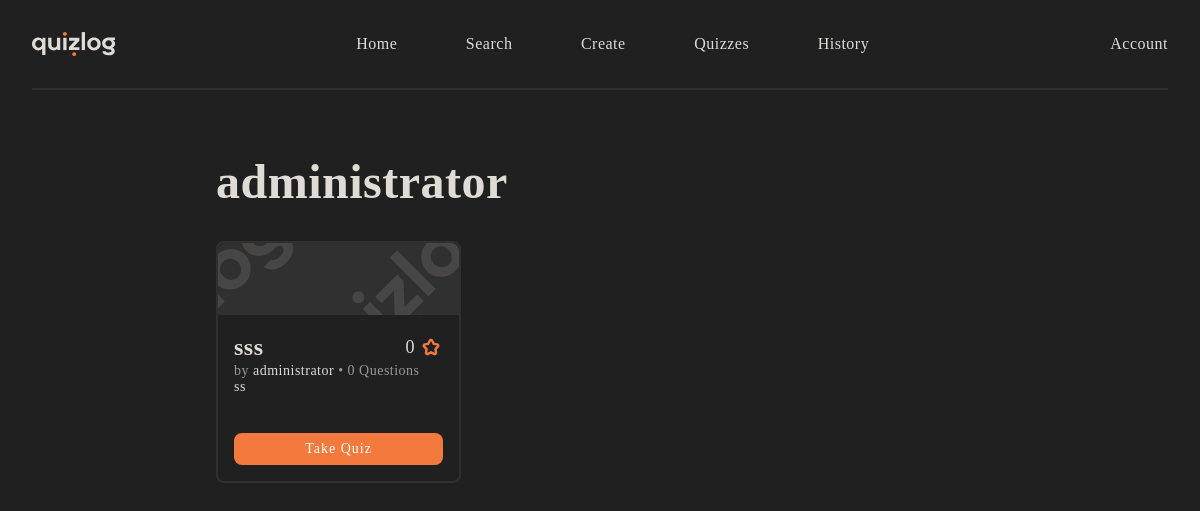
/user/profile/26 (signed in), run on an earlier commit of the app's database.
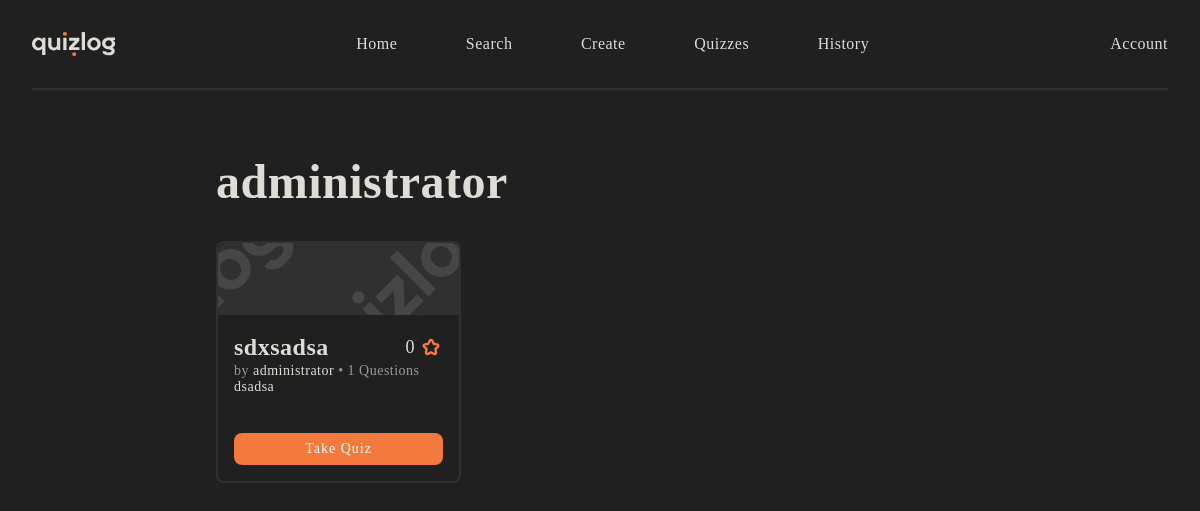
And on a later commit of the database.
### tables this page shows
CREATE TABLE `user` (
  `UserId` int(11) NOT NULL,
  `Username` varchar(48) NOT NULL,
  `PasswordHash` varchar(72) NOT NULL,
  `Bio` text NOT NULL
);

CREATE TABLE `quiz` (
  `QuizId` int(11) NOT NULL,
  `UserId` int(11) NOT NULL,
  `QuizName` varchar(128) NOT NULL,
  `QuizBanner` text NOT NULL,
  `QuizDescription` text NOT NULL,
  `QuizPrivacy` tinyint(1) NOT NULL,
  `QuizTime` time NOT NULL
);

### app/core/Controller.php (called while the page is built, shortened)
<?php
class Controller
{
    public function view($name, $data = [])
    {
        include('app/views/' . $name . '.php');
    }
}

### app/controllers/User.php (called while the page is built, shortened)
<?php
class User extends \app\core\Controller
{
    public function profile($id)
    {
        $quizzes = new \app\models\Quiz();
        $quizzes = $quizzes->selectQuizzesByUserId($id[0]);
        $this->view('User/profile', ['userId' => $id[0], 'quizzes' => array($quizzes)]);
    }
}

### app/core/App.php (called while the page is built, shortened)
<?php
class App
{
    private $method = 'index';
    public function __construct()
    {
        $url = self::parseUrl();
        if (isset($url[0]))
        {
            unset($url[0]);
        }
        $this->controller = new $this->controller;
        if (isset($url[1]))
        {
            if (method_exists($this->controller, $url[1]) && $url[1] != 'view')
            {
                $this->method = $url[1];
            }
            unset($url[1]);
        }
        $params = $url ? array_values($url) : [];
        call_user_func([$this->controller, $this->method], $params);
    }
    public static function parseUrl()
    {
        if (isset($_GET['url']))
        {
            return explode('/',
                filter_var(
                    rtrim($_GET['url'], '/'), FILTER_SANITIZE_URL));
        }
    }
}

### index.php (called while the page is built, shortened)
<?php
new app\core\App();

### app/core/Model.php (called while the page is built, shortened)
<?php
class Model
{
    public function __construct()
    {
        $server = 'localhost';
        $name = 'quizlog';
        $username = 'root';
        $password = '';
    }
}

### app/models/User.php (called while the page is built, shortened)
<?php
class User extends \app\core\Model
{
    public function selectUserById($userId)
    {
        $sql = 'SELECT * FROM User WHERE UserId = :userId';
        $statement = self::$database->prepare($sql);
        $statement->execute(['userId' => $userId]);
        $statement->setFetchMode(\PDO::FETCH_CLASS, 'app\models\User');
        return $statement->fetch();
    }
}

### app/models/Quiz.php (called while the page is built, shortened)
<?php
class Quiz extends \app\core\Model
{
    public function selectQuizzesByUserId($userId)
    {
        $sql = 'SELECT * FROM Quiz WHERE UserId = :userId';
        $statement = self::$database->prepare($sql);
        $statement->execute(['userId' => $userId]);
        $statement->setFetchMode(\PDO::FETCH_CLASS, 'app\models\Quiz');
        return $statement->fetch();
    }
}

### app/models/Question.php (called while the page is built, shortened)
<?php
class Question extends \app\core\Model
{
    public function selectQuestionCountByQuizId($quizId)
    {
        $sql = 'SELECT COUNT(QuestionId) FROM Question WHERE QuizId = :quizId';
        $statement = self::$database->prepare($sql);
        $statement->execute(['quizId' => $quizId]);
        return $statement->fetchColumn();
    }
}

### app/views/User/profile.php (the view, shortened to what this page needs)
<html>
<head>
</head>
<body>
<?php include_once('app/views/header.php'); ?>
<link href="/css/cards.css" rel="stylesheet">
<div class="content">
    <?php
    $user = new \app\models\User();
    $user = $user->selectUserById($data['userId']);
    ?>
    <div class="h-1 bot-32"><?= $user->Username; ?></div>
    <ul class="cards">
        <?php foreach($data['quizzes'] as $quiz): ?>
            <?php
            $count = new \app\models\Question();
            $count = $count->selectQuestionCountByQuizId($quiz->QuizId);
            ?>
            <li>
                <div class="card-s box">
                    <object class="card-img" data="../../../img/pattern.png" type="image/png">
                    </object>
                    <div class="card-body pad-16">
                        <div class="card-head">
                            <div class="card-title h-4"><span class="h-4"><?= $quiz->QuizName; ?></span></div>
                            <span class="card-rating">0</span>
                        </div>
                        <div class="card-info">
                            <span>by <a class="nav-link" href="/user/profile/<?= $user->UserId; ?>"><?= $user->Username; ?></a> • <?= $count; ?> Questions</span>
                        </div>
                        <div class="card-desc">
                            <p><?= $quiz->QuizDescription; ?></p>
                        </div>
                        <div>
                            <a class="btn-s" href="/quiz/details/<?= $quiz->QuizId; ?>">Take Quiz</a>
                        </div>
                    </div>
                </div>
            </li>
        <?php endforeach; ?>
    </ul>
</div>
</body>
</html>

### app/views/header.php (shortened to what this page needs)
<link href="/css/styles.css" rel="stylesheet">
<div class="header">
    <?php if (isset($_SESSION['UserId'])): ?>
    <ul class="nav-links">
        <li><a class="nav-link" href="/home">Home</a></li>
        <li><a class="nav-link" href="/search">Search</a></li>
        <li><a class="nav-link" href="/quiz/create">Create</a></li>
        <li><a class="nav-link" href="/quiz">Quizzes</a></li>
        <li><a class="nav-link" href="/result">History</a></li>
    </ul>
    <div class="dropdown">
        <button class="nav-link" href="">Account</button>
    </div>
    <?php endif; ?>
</div>

### css/styles.css (style rules this page uses)
:root { --background: #202020; --dark: #303030; --light: #9C9890; --foreground: #E0DCD5; --accent: #F4793C; --small: 14px; --normal: 16px; --big: 18px; }
* { color: var(--foreground); font-family: 'Primeform Pro', serif; font-size: var(--normal); font-weight: normal; letter-spacing: 0.5px; padding: 0; margin: 0; }
body { background: var(--background); }
.header { display: flex; justify-content: space-between; align-items: center; padding: 32px 0px; margin: 0px 32px; border-bottom-width: 2px; border-bottom-style: solid; border-bottom-left-radius: 1px; border-bottom-right-radius: 1px; border-bottom-color: var(--dark); }
.logo-s { cursor: pointer; }
.nav-links, .menu-links { list-style-type: none; }
.nav-links li { display: inline-block; padding: 0px 32px; }
.nav-link { background: none; border: none; text-decoration: none; font-size: var(--normal); transition: 0.2s; cursor: pointer; }
.dropdown { position: relative; }
.content { max-width: 768px; margin: auto; margin-top: 64px; }
.h-1, .h-2, .h-3, .h-4, .h-5 { font-weight: bold; }
.h-1 { font-size: 48px; }
.h-4 { font-size: 24px; }
.btn-s { display: flex; align-items: center; justify-content: center; text-decoration: none; width: 100%; height: 32px; color: white; background: var(--accent); font-size: 14px; letter-spacing: 1px; border-radius: 8px; border-width: 0; cursor: pointer; transition: 0.3s; }
.box { border-style: solid; border-radius: 8px; border-color: var(--dark); border-width: 2px; }
.pad-16 { padding: 16px; }
.bot-32 { margin-bottom: 32px; }

### css/cards.css (style rules this page uses)
.cards { list-style-type: none; display: grid; grid-template-columns: repeat(3, 245px); grid-auto-rows: 245px; grid-gap: 16px; }
.card-s { max-width: 245px; max-height: 245px; }
.card-s .card-img { width: 100%; height: 72px; object-fit: none; border-radius: 8px 8px 0px 0px; }
.card-s .card-head { display: flex; align-items: center; height: 32px; }
.card-s .card-title { overflow: hidden; text-overflow: ellipsis; white-space: nowrap; max-height: 100%; width: 75%; }
.card-s .card-rating { margin-left: auto; font-size: var(--big); }
.card-s svg { margin-left: 4px; }
.card-s .card-info { width: 100%; overflow: hidden; text-overflow: ellipsis; white-space: nowrap; color: var(--light); font-size: var(--small); }
.card-s .card-info span { max-width: 100%; color: var(--light); font-size: var(--small); }
.card-s .card-info a { font-size: var(--small); }
.card-s .card-desc { display: -webkit-box; -webkit-line-clamp: 2; -webkit-box-orient: vertical; overflow: hidden; text-overflow: ellipsis; max-height: 100%; height: 38px; max-width: 100%; margin-bottom: 16px; }
.card-s .card-desc p { font-size: var(--small); }

What changed in the data, as far as the page shows it:
removed quiz: QuizName "sss", UserId.Username "administrator", count "0", QuizDescription "ss"
added quiz: QuizName "sdxsadsa", UserId.Username "administrator", count "1", QuizDescription "dsadsa"
